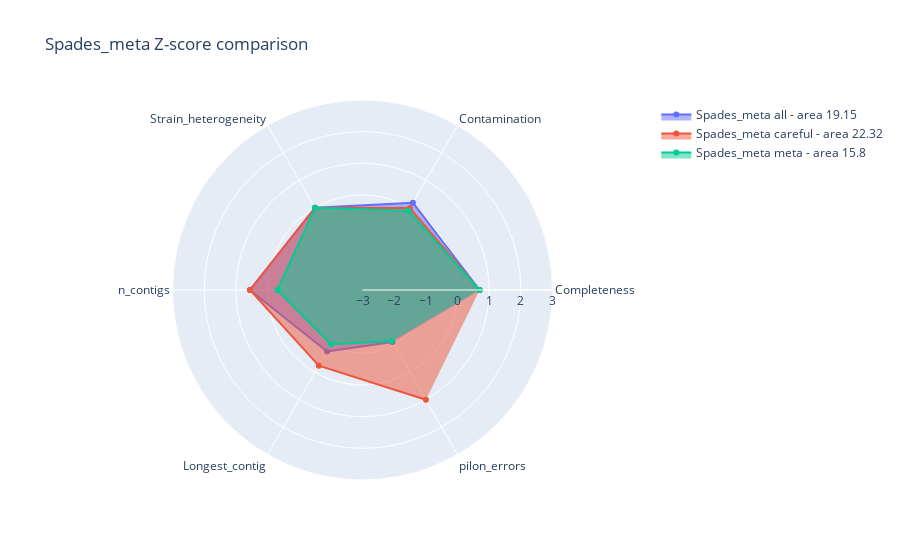

The cell this chart's notebook holds for it:
### Code cell
fig2 = go.Figure()

for n,index in enumerate(df_norm_z_meta.index.to_list()):
    fig2.add_trace(
                go.Scatterpolar(
                                r=df_norm_z_meta[['Completeness', 'Contamination',
       'Strain_heterogeneity', 'n_contigs', 'Longest_contig', 'pilon_errors']].loc[index].values,
                                theta=['Completeness', 'Contamination',
       'Strain_heterogeneity', 'n_contigs', 'Longest_contig', 'pilon_errors'],
                                fill='toself',
                                name="Spades_meta {} - area {}".format(df_norm_z_meta['Category'][index], round(area_list[n],2)),
                                showlegend=True,
                                )
                )

fig2.update_layout(
    polar=dict(
        radialaxis=dict(
                        visible=True,
                        range=[-3, 3]
                    )
            ),
    title="Spades_meta Z-score comparison"
)

fig2.show()

### Figure 1 — Plotly figure (JSON) as saved in the notebook; plotly's stock layout.template omitted (floating-point values rounded to 4 significant figures)
{"data": [{"fill": "toself", "name": "Spades_meta all - area 19.15", "r": [0.6989, 0.1847, 0, 0.5535, -0.7591, -1.1], "showlegend": true, "theta": ["Completeness", "Contamination", "Strain_heterogeneity", "n_contigs", "Longest_contig", "pilon_errors"], "type": "scatterpolar"}, {"fill": "toself", "name": "Spades_meta careful - area 22.32", "r": [0.6989, -0.01086, 0, 0.5535, -0.2393, 1.005], "showlegend": true, "theta": ["Completeness", "Contamination", "Strain_heterogeneity", "n_contigs", "Longest_contig", "pilon_errors"], "type": "scatterpolar"}, {"fill": "toself", "name": "Spades_meta meta - area 15.8", "r": [0.6989, -0.1086, 0, -0.3129, -1.01, -1.139], "showlegend": true, "theta": ["Completeness", "Contamination", "Strain_heterogeneity", "n_contigs", "Longest_contig", "pilon_errors"], "type": "scatterpolar"}], "layout": {"polar": {"radialaxis": {"range": [-3, 3], "visible": true}}, "title": {"text": "Spades_meta Z-score comparison"}}}
